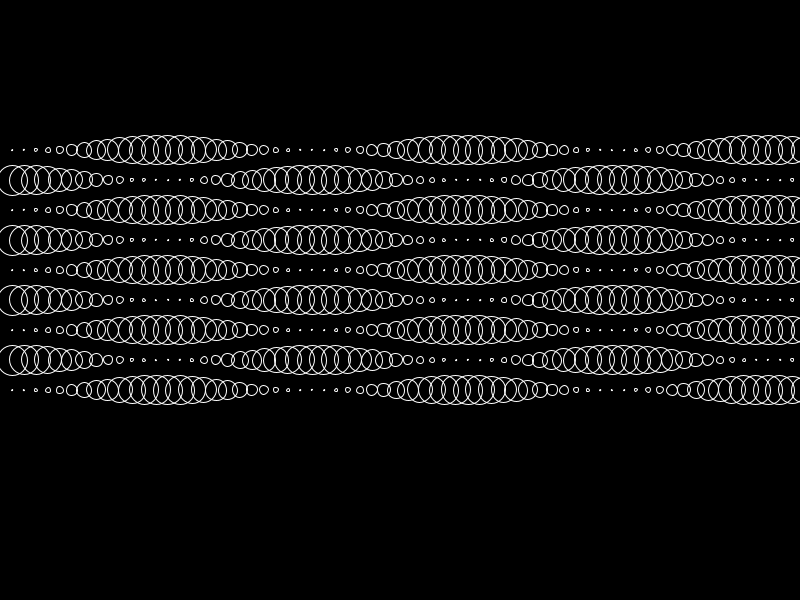
Frame 1 (no input)
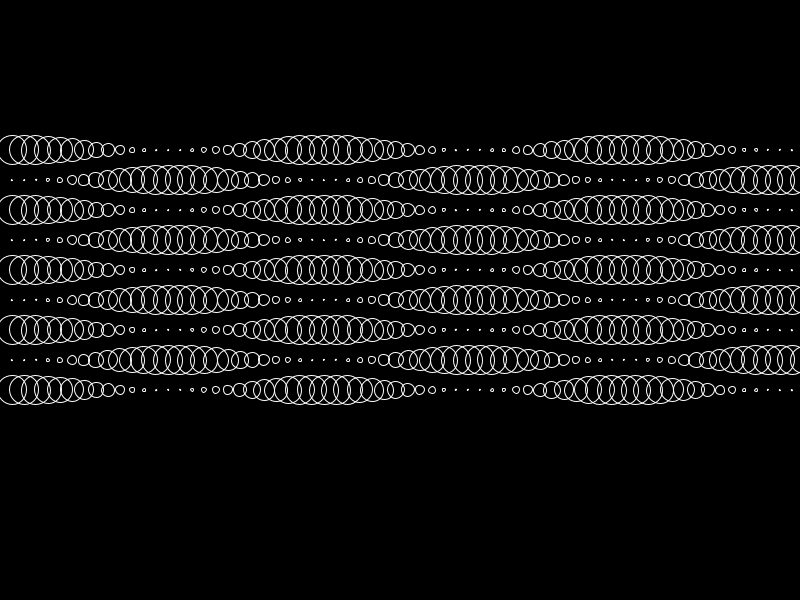
Frame 60 (the mouse pressed at the canvas centre just before this capture)
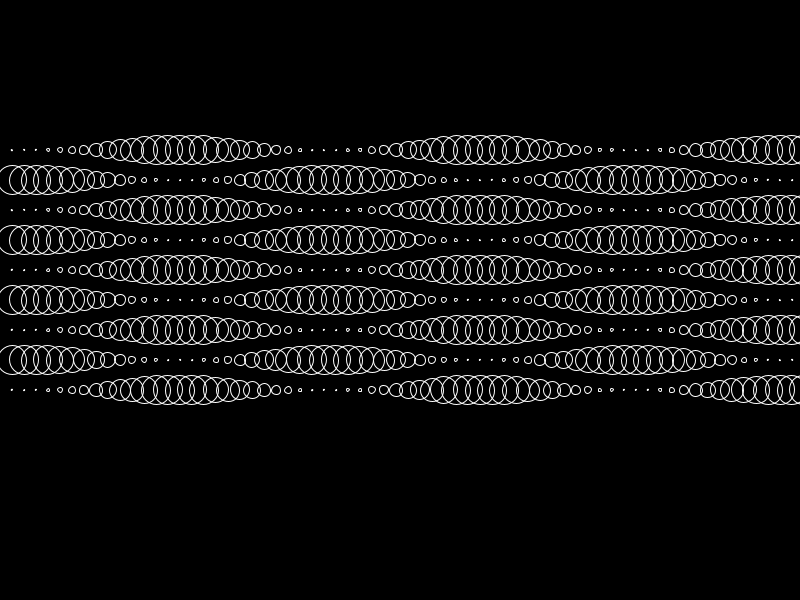
Frame 120 (the mouse held since frame 60 and released just before this capture)

The Processing sketch that drew these frames (run headless with seeded random() and noise(); from frame 60 on, the mouse is pressed at the canvas centre):

// Processing sketch: sketch_twitter_beesandbombs_hello
// ── sketch_twitter_beesandbombs_hello.pde

float handle = 0;
int lines = 9;
int max_size = 30;
float startY;
void setup() {
  size(800, 600);
  smooth();
  noFill();
  stroke(255);
  //noLoop();
  startY = (height - 9*30)/2;
}

void draw() {
  background(0);
  
  for(int i = 0; i < lines; i++) {
    float theta = 0;
    for(int j = 1; j < width/10; j++) {
      float size = map(
      cos(theta+handle+(i % 2 == 0 ? 0 : PI))
      , 1, -1, 1, max_size);
      ellipse(12*j, startY+30*i-15, size, size);
      theta += 0.25;
    }
  }
  handle+= 0.05;
}
